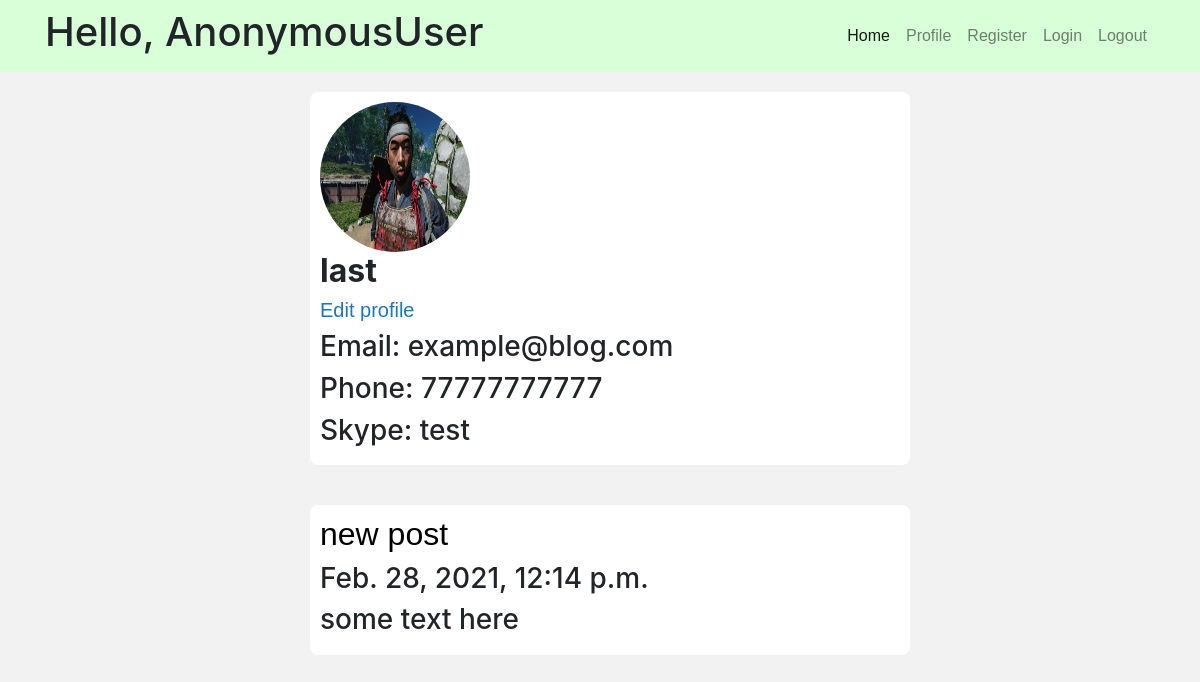
The page /user/last on the database its author committed.
### BlogApp/models.py (models this page shows, shortened)
class Guest(models.Model):
    user = models.OneToOneField(User, null=True, blank=True, on_delete=models.CASCADE)
    name = models.CharField(max_length=200, null=True)  # should be unique
    date_created = models.DateTimeField(auto_now_add=True, null=True)
    email = models.EmailField(default='example@blog.com')  # can't be change by user
    phone = models.IntegerField(blank=True, default=111111)
    profile_picture = models.ImageField(null=True, blank=True, default='profile.png')
    skype = models.CharField(max_length=50, null=True, blank=True)
    def __str__(self):
        return self.name

class Post(models.Model):
    name = models.CharField(max_length=200, default='Untitled')
    creation_date = models.DateTimeField(auto_now_add=True, null=True)
    text = models.TextField()
    description = models.TextField(max_length=200)
    user = models.ForeignKey(Guest, on_delete=models.SET_NULL, null=True)

### BlogApp/views.py (the view)
# urls.py: path('user/<str:pk>', views.profile, name='profile'),
def profile(request, pk):
    user = Guest.objects.get(name=pk)
    posts = Post.objects.filter(user=user)
    profile_picture = user.profile_picture.url
    context = {'posts': posts, 'user': user, 'pfp': profile_picture}
    return render(request, 'Blog/profile.html', context)

### templates/Blog/profile.html
{% extends 'Blog/base.html' %}
{% block content %}
    {% load static %}
<div class="post">
    <img class="profile-pic" src="{{ pfp }}">
    <h2 id="name">{{ user.name }}</h2>
    <h5><a href="{% url 'Blog:profile_settings' %}" style="color: #1F78B4">Edit profile</a></h5>
    <h3> Email: {{ user.email }}</h3>
    <h3> Phone: {{ user.phone }}</h3>
    <h3> Skype: {{ user.skype }}</h3>
</div>
{% for post in posts %}
<div class="post">
    <h2><a href="{% url 'Blog:post' post.id %}">{{ post.name }}</a></h2>
    <h3>{{ post.creation_date }}</h3>
    <h3>{{ post.description }}</h3>
</div>
{% endfor %}
{% endblock %}

### static/css/main.css (style rules this page uses)
body { background-color: #f2f2f2; }
.post { width: 100%; display: inline-block; margin: 20px 10px 20px 10px; border-radius: 8px; padding: 10px; background-color: white; }
a { font-family: Arial, Helvetica, sans-serif; color: black; }
#name { font-weight: 700; }
.profile-pic { width: 150px; height: 150px; margin: 0 auto; border-radius: 50%; }

### rows shown on the page
Guest: name "last", email "example@blog.com", phone "77777777777", skype "test"
Post: name "new post", creation_date "Feb. 28, 2021, 12:14 p.m.", description "some text here"

### other values the page prints
{{ request.user }} "AnonymousUser"
